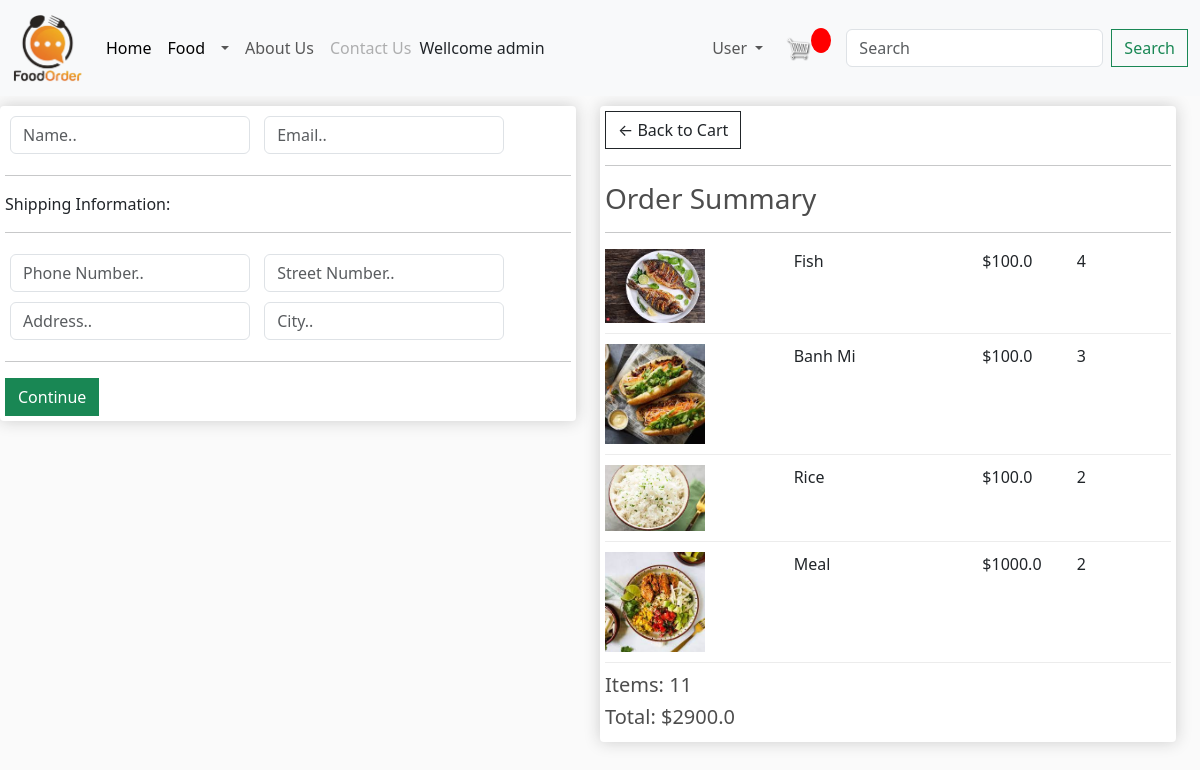
Screenshot of /checkout/ (signed in) with the database file from the repository.
### app/models.py (models this page shows, shortened)
class OrderItem(models.Model):
    product = models.ForeignKey(Product,on_delete=models.SET_NULL,blank=True, null=True)
    order = models.ForeignKey(Order,on_delete=models.SET_NULL,blank=True, null=True)
    quantity = models.IntegerField(default=0, null=True, blank=True)
    date_added = models. DateTimeField(auto_now_add=True)
    @property
    def get_total(self):
        total = self.product.price * self.quantity
        return total

class Product(models.Model):
    name = models.CharField(max_length=200,null=True)
    price = models. FloatField()
    digital = models.BooleanField(default=False, null=True,blank=False)
    category = models.ManyToManyField(Category, related_name='product')
    image = models.ImageField(null=True, blank=True)
    detail = models.TextField(null=True, blank=True)
    @property
    def ImageURL(self):
        try:
            url = self.image.url
        except:
            url = ''
        return url

class Order(models.Model):
    customer = models.ForeignKey(User,on_delete=models.SET_NULL,blank=True, null=True)
    date_order = models.DateTimeField(auto_now_add=True)
    complete = models.BooleanField(default=False, null=True,blank=False)
    transaction_id = models.CharField(max_length=200, null=True)
    @property
    def get_cart_items(self):
        orderitems = self.orderitem_set.all()
        total = sum([item.quantity for item in orderitems])
        return total
    @property
    def get_cart_total(self):
        orderitems = self.orderitem_set.all()
        total = sum([item.get_total for item in orderitems])
        return total

### app/views.py (the view)
# urls.py: path('checkout/', views.checkout, name="checkout"),
def checkout(request):
    if request.user.is_authenticated:
        customer = request.user
        order, created = Order.objects.get_or_create(customer = customer, complete = False)
        items = order.orderitem_set.all()
        user_not_login = "hidden"
        user_login = "show"
    else:
        items = []
        order = {'get_cart_items':0, 'get_cart_total':0}
        user_not_login = "show"
        user_login = "hidden"
    categories = Category.objects.filter(is_sub=False)
    context={'items': items, 'order':order, 'user_not_login':user_not_login,'user_login':user_login, 'categories':categories}
    return render(request, 'app/checkout.html', context)

### app/templates/app/checkout.html (shortened to what this page needs)
{% extends 'app/base.html' %}
{% load static %}
{% block content_checkout %}
     <div class="row" style="width:100%;">
		<div class="col-lg-6">
			<div class="box-element" id="form-wrapper">
				<form id="form">
					<div id="user-info">
						<div class="form-field">
							<input required class="form-control" type="text" name="name" placeholder="Name..">
						</div>
						<div class="form-field">
							<input required class="form-control" type="email" name="email" placeholder="Email..">
						</div>
					</div>
					<div id="shipping-info">
						<hr>
						<p>Shipping Information:</p>
						<hr>
                        <div class="form-field">
							<input class="form-control" type="text" name="phonenumber" placeholder="Phone Number..">
						</div>
						<div class="form-field">
							<input class="form-control" type="text" name="street" placeholder="Street Number..">
						</div>
						<div class="form-field">
							<input class="form-control" type="text" name="address" placeholder="Address..">
						</div>
						<div class="form-field">
							<input class="form-control" type="text" name="city" placeholder="City..">
						</div>
					</div>
					<hr>
					<input id="form-button" class="btn btn-success btn-block" type="submit" value="Continue">
				</form>
			</div>
			<br>
		</div>
		<div class="col-lg-6">
			<div class="box-element">
				<a  class="btn btn-outline-dark" href="{% url 'cart' %}">&#x2190; Back to Cart</a>
				<hr>
				<h3>Order Summary</h3>
				<hr>
				{% for item in items %}
				<div class="cart-row">
					<div style="flex:2"><img class="row-image" src="{{item.product.ImageURL}}"></div>
					<div style="flex:2"><p>{{item.product.name}}</p></div>
					<div style="flex:1"><p>${{item.product.price}}</p></div>
					<div style="flex:1"><p>{{item.quantity}}</p></div>
				</div>
				{% endfor %}
				<h5>Items:   {{order.get_cart_items}}</h5>
				<h5>Total:   ${{order.get_cart_total}}</h5>
			</div>
		</div>
	</div>
{% endblock content_checkout %}

### app/templates/app/base.html (shortened to what this page needs)
{%load static %}
<!DOCTYPE html>
<html>
    <head>
        <link href="https://cdn.jsdelivr.net/npm/bootstrap@5.3.0-alpha3/dist/css/bootstrap.min.css" rel="stylesheet">
        <link href="{%static 'app/css/style.css' %}" rel="stylesheet" />
        <link href="{%static 'app/css/owl.carousel.min.css' %}" rel="stylesheet" />
        <link rel="stylesheet" href="{%static 'app/css/all.min.css' %}"  />
        <link rel="stylesheet" href="{%static 'app/css/main.css' %}"  />
    </head>
    <body>
        <nav class="navbar navbar-expand-lg bg-body-tertiary">
            <div class="container-fluid">
              <a class="navbar-brand" href="{% url 'home' %}">
                <img src=" {%static 'app/images/logo.png'%}" width="70" height="70" />
              </a>
              <div class="collapse navbar-collapse" id="navbarSupportedContent">
                <ul class="navbar-nav me-auto mb-2 mb-lg-0">
                  <li class="nav-item">
                    <a class="nav-link active" aria-current="page" href="{% url 'home' %}">Home</a>
                  </li>
                  <li class="nav-item">
                    <a class="nav-link active" aria-current="page" href="{% url 'food' %}">Food</a>
                  </li>
                  <li class="nav-item dropdown">
                    <a class="nav-link dropdown-toggle" href="#" role="button" data-bs-toggle="dropdown" aria-expanded="false"></a>
                  </li>
                  <li class="nav-item">
                    <a class="nav-link" href="#">About Us</a>
                  </li>
                  <li class="nav-item">
                    <a class="nav-link disabled">Contact Us</a>
                  </li>
                </ul>
                <div class="collapse navbar-collapse " id="navbarSupportedContent" style="visibility:{{ user_login}};">
                  <span>Wellcome {{request.user}}</span>
                </div>
                <ul class="navbar-nav  me-right mb-2 mb-lg-0">
                  <li class="nav-item dropdown">
                    <a class="nav-link dropdown-toggle" href="#" role="button" data-bs-toggle="dropdown" aria-expanded="false">
                      User
                    </a>
                  </li>
                </ul>
                <a class="nav-link" href="{% url 'cart'%}"> <img id="cart-icon" src="{% static 'images/cart.png' %}"> </a> <p id="cart-total" style="margin-right: 15px;">{{cartItems}}</p>
                <form class="d-flex" role="search" method="POST" action="{% url 'search' %}" >
                  <input class="form-control me-2" type="search" placeholder="Search" aria-label="Search" name="searched" required>
                  <button class="btn btn-outline-success" type="submit">Search</button>
                </form>
              </div>
            </div>
          </nav>
        {% block content_checkout %} {% endblock content_checkout %}
    </body>
</html>

### app/static/app/css/main.css (style rules this page uses)
body { background-color: hsl(0, 0%, 98%); }
h1,h2,h3,h4,h5,h6 { color:hsl(0, 0%, 30%); }
.box-element { box-shadow:hsl(0, 0%, 80%) 0 0 16px; background-color: #fff; border-radius: 4px; padding: 5px; }
#cart-icon { width:25px; display: inline-block; margin-left: 15px; }
#cart-total { display: block; text-align: center; color:#fff; background-color: red; width: 20px; height: 25px; border-radius: 50%; font-size: 14px; }
.col-lg-3, .col-lg-4, .col-lg-6, .col-lg-8, .col-lg-12 { margin-top: 10px; }
.btn { border-radius: 0; }
.row-image { width: 100px; }
.form-field { width:250px; display: inline-block; padding: 5px; }
.cart-row { display: flex; align-items: flex-stretch; padding-bottom: 10px; margin-bottom: 10px; border-bottom: 1px solid #ececec; }

### rows the page displays
OrderItem: product.ImageURL (picture), product.name "Fish", product.price "100.0", quantity "4"
OrderItem: product.ImageURL (picture), product.name "Banh Mi", product.price "100.0", quantity "3"
OrderItem: product.ImageURL (picture), product.name "Rice", product.price "100.0", quantity "2"
OrderItem: product.ImageURL (picture), product.name "Meal", product.price "1000.0", quantity "2"
Order: get_cart_items "11", get_cart_total "2900.0"

### other values shown
{{ request.user }} "admin"
